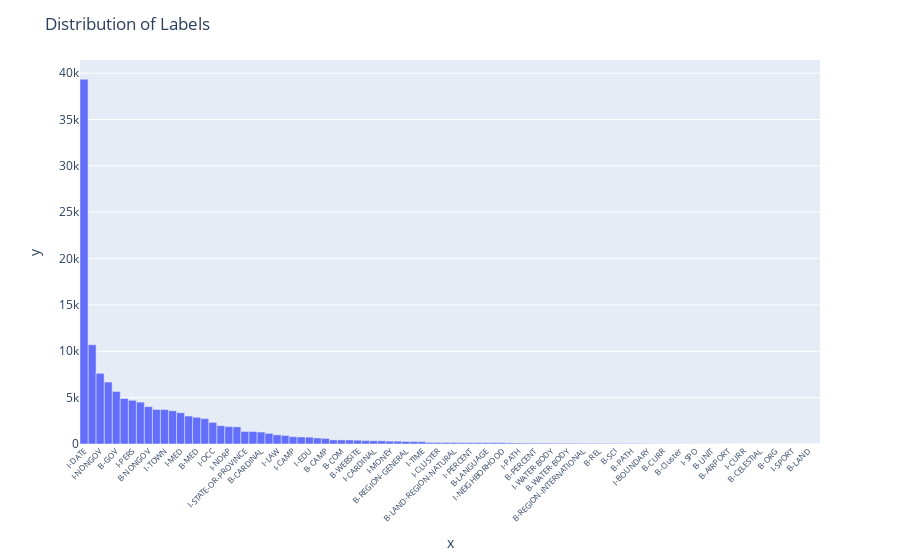

The notebook cell this image was saved under:
### Code cell
fig = px.bar(x=label_counts.keys(), y=label_counts.values())
fig.update_layout(title='Distribution of Labels', bargap=0, 
                  xaxis={'categoryorder':'total descending',
                        'ticktext': list(label_counts.keys()),  
                        'tickangle': -45})
fig.update_xaxes(tickfont_size=8)

fig.show()

### Figure 1 — Plotly figure (JSON) as saved in the notebook; plotly's stock layout.template omitted (floating-point values rounded to 4 significant figures)
{"data": [{"alignmentgroup": "True", "hovertemplate": "x=%{x}<br>y=%{y}<extra></extra>", "legendgroup": "", "marker": {"color": "#636efa", "pattern": {"shape": ""}}, "name": "", "offsetgroup": "", "orientation": "v", "showlegend": false, "textposition": "auto", "type": "bar", "x": ["B-CARDINAL", "B-GOV", "I-GOV", "B-DATE", "B-LANGUAGE", "B-NORP", "B-PERS", "I-PERS", "B-OCC", "I-DATE", "B-COUNTRY", "B-EVENT", "I-EVENT", "I-OCC", "I-CARDINAL", "B-BUILDING-OR-GROUNDS", "I-BUILDING-OR-GROUNDS", "B-TOWN", "B-CONTINENT", "B-MONEY", "I-MONEY", "B-ORDINAL", "I-LANGUAGE", "B-EDU", "I-EDU", "B-TIME", "I-TIME", "B-SPO", "I-SPO", "B-SPORT", "I-SPORT", "B-LAND-REGION-NATURAL", "I-LAND-REGION-NATURAL", "I-NORP", "I-COUNTRY", "I-TOWN", "B-CLUSTER", "I-CLUSTER", "B-QUANTITY", "B-NONGOV", "B-STATE-OR-PROVINCE", "I-NONGOV", "B-NEIGHBORHOOD", "I-NEIGHBORHOOD", "I-STATE-OR-PROVINCE", "B-PERCENT", "I-PERCENT", "B-WATER-BODY", "I-WATER-BODY", "B-CAMP", "I-CAMP", "B-UNIT", "I-QUANTITY", "B-PATH", "I-PATH", "B-MED", "I-MED", "B-REGION-GENERAL", "I-REGION-GENERAL", "B-CURR", "B-WEBSITE", "B-COM", "I-COM", "I-ORDINAL", "B-CELESTIAL", "B-SUBAREA-FACILITY", "I-SUBAREA-FACILITY", "B-SCI", "I-SCI", "B-REL", "I-REL", "B-REGION-INTERNATIONAL", "I-REGION-INTERNATIONAL", "B-BOUNDARY", "I-BOUNDARY", "B-PLANT", "I-PLANT", "B-LAW", "I-LAW", "B-ORG", "I-ORG", "I-WEBSITE", "I-CURR", "B-PRODUCT", "I-PRODUCT", "B-AIRPORT", "I-AIRPORT", "I-CONTINENT", "B-LAND", "I-Path", "B-Cluster", "I-Cluster"], "xaxis": "x", "y": [1291, 5669, 6681, 10704, 139, 3585, 4518, 4712, 3717, 39348, 1976, 1850, 3020, 2330, 350, 646, 920, 4907, 65, 172, 311, 2739, 4, 440, 738, 309, 250, 11, 11, 5, 1, 157, 148, 1878, 266, 3714, 138, 166, 43, 4030, 1143, 7624, 78, 136, 1353, 92, 141, 76, 90, 595, 784, 6, 53, 52, 103, 2886, 3374, 275, 428, 15, 411, 440, 759, 346, 2, 91, 162, 54, 116, 61, 141, 67, 76, 15, 31, 1, 2, 368, 986, 2, 2, 1346, 3, 61, 96, 5, 7, 3, 1, 1, 15, 16], "yaxis": "y"}], "layout": {"bargap": 0, "barmode": "relative", "legend": {"tracegroupgap": 0}, "margin": {"t": 60}, "title": {"text": "Distribution of Labels"}, "xaxis": {"anchor": "y", "categoryorder": "total descending", "domain": [0, 1], "tickangle": -45, "tickfont": {"size": 8}, "ticktext": ["B-CARDINAL", "B-GOV", "I-GOV", "B-DATE", "B-LANGUAGE", "B-NORP", "B-PERS", "I-PERS", "B-OCC", "I-DATE", "B-COUNTRY", "B-EVENT", "I-EVENT", "I-OCC", "I-CARDINAL", "B-BUILDING-OR-GROUNDS", "I-BUILDING-OR-GROUNDS", "B-TOWN", "B-CONTINENT", "B-MONEY", "I-MONEY", "B-ORDINAL", "I-LANGUAGE", "B-EDU", "I-EDU", "B-TIME", "I-TIME", "B-SPO", "I-SPO", "B-SPORT", "I-SPORT", "B-LAND-REGION-NATURAL", "I-LAND-REGION-NATURAL", "I-NORP", "I-COUNTRY", "I-TOWN", "B-CLUSTER", "I-CLUSTER", "B-QUANTITY", "B-NONGOV", "B-STATE-OR-PROVINCE", "I-NONGOV", "B-NEIGHBORHOOD", "I-NEIGHBORHOOD", "I-STATE-OR-PROVINCE", "B-PERCENT", "I-PERCENT", "B-WATER-BODY", "I-WATER-BODY", "B-CAMP", "I-CAMP", "B-UNIT", "I-QUANTITY", "B-PATH", "I-PATH", "B-MED", "I-MED", "B-REGION-GENERAL", "I-REGION-GENERAL", "B-CURR", "B-WEBSITE", "B-COM", "I-COM", "I-ORDINAL", "B-CELESTIAL", "B-SUBAREA-FACILITY", "I-SUBAREA-FACILITY", "B-SCI", "I-SCI", "B-REL", "I-REL", "B-REGION-INTERNATIONAL", "I-REGION-INTERNATIONAL", "B-BOUNDARY", "I-BOUNDARY", "B-PLANT", "I-PLANT", "B-LAW", "I-LAW", "B-ORG", "I-ORG", "I-WEBSITE", "I-CURR", "B-PRODUCT", "I-PRODUCT", "B-AIRPORT", "I-AIRPORT", "I-CONTINENT", "B-LAND", "I-Path", "B-Cluster", "I-Cluster"], "title": {"text": "x"}}, "yaxis": {"anchor": "x", "domain": [0, 1], "title": {"text": "y"}}}}
